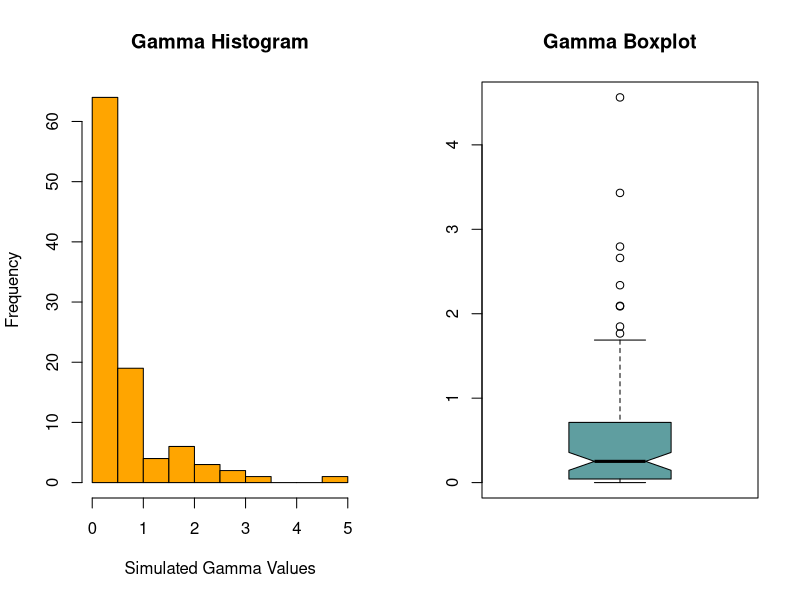
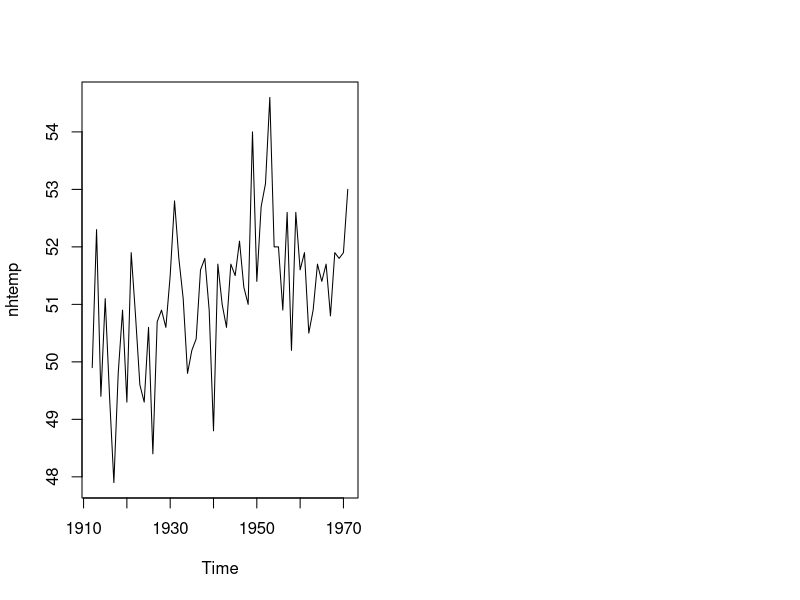

Reproduce these figures in R, in order.
## ---- chunk 1
x<-c(4,2,6)
y<-c(1,0,-1)
length(x)

## ---- chunk 2
sum(x)
## ---- chunk 3
sum(x^2)
## ---- chunk 4
x+y
## ---- chunk 5
x*y
## ---- chunk 6
x-2
## ---- chunk 7
x^2
## ---- chunk 8
7:11
## ---- chunk 9
seq(2,9)
## ---- chunk 10
seq(4,10,by=2)
## ---- chunk 11
seq(3,30,length=10)
## ---- chunk 12
seq(6,-4,by=-2)
## ---- chunk 13
x<- c(5,9,2,3,4,6,7,0,8,12,2,9)
x[2]
## ---- chunk 14
x[2:4]
## ---- chunk 15
x[c(2,3,6)]
## ---- chunk 16
x <- matrix(c(3,2,-1,1), nrow = 2)
print(x)

y<- matrix(c(1,4,0,0,1,-1), nrow = 2)
print(y)

## ---- chunk 17
2*x
## ---- chunk 18
x*x
## ---- chunk 19
t(y)
## ---- chunk 20
x[1,]
## ---- chunk 21
x[2,]
## ---- chunk 22
x[,2]
## ---- chunk 23
y[1,2]
## ---- chunk 24
y[,2:3]
## ---- chunk 25
dnorm(x = .5, mean = 2, sd = .25)
## ---- chunk 26
pnorm(2.5, mean = 2, sd = .25)
## ---- chunk 27
qnorm(.95, mean =2, sd = .25)
## ---- chunk 28
pnorm(3, mean = 2, sd = .25) - pnorm(1, mean = 2, sd = .25)
## ---- chunk 29
pois.sim <- rpois(n = 100, lambda = 5)
summary(pois.sim)
## ---- chunk 30
gam.sim <- rgamma(n = 100, shape = .5)

par(mfrow = c(1,2))
hist(gam.sim, xlab = 'Simulated Gamma Values', col = 'orange',
     main = 'Gamma Histogram')
boxplot(gam.sim, notch = TRUE, col = 'cadetblue', main = 'Gamma Boxplot', main.cex = .5)

## ---- chunk 31
data(nhtemp)
plot(nhtemp)
